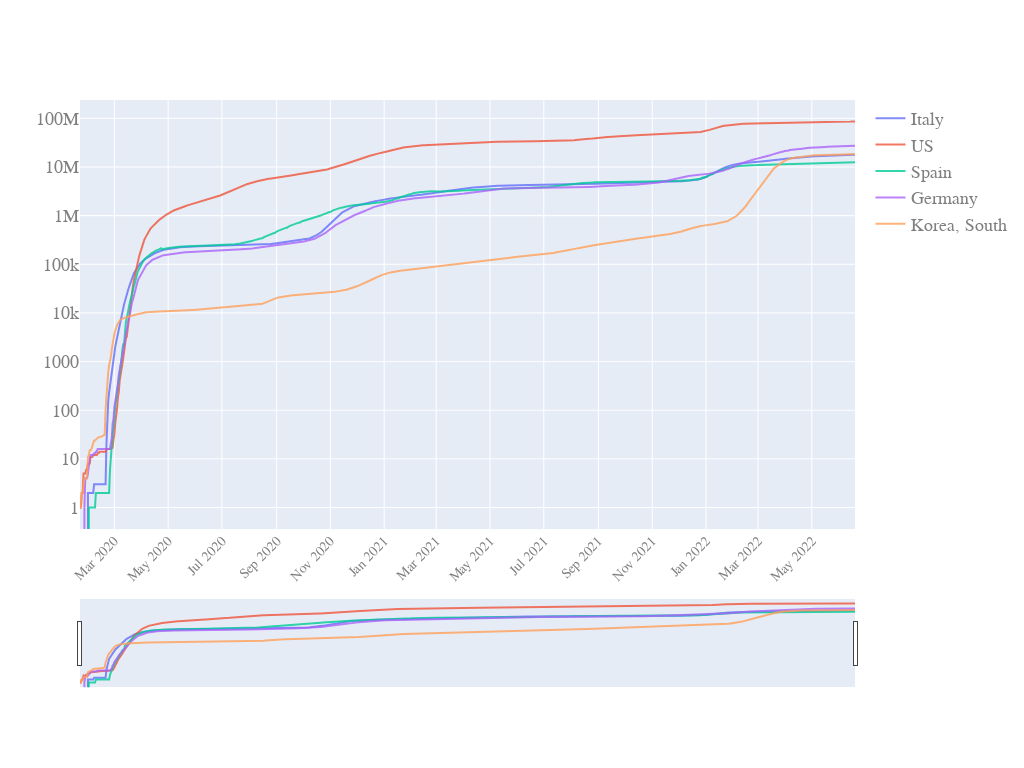

Notebook source saved alongside this figure:
### Code cell
quick_plot(df_analyse.date,
           df_analyse.iloc[:,1:],
           y_scale='log',
           slider=True)

### Figure 1 — Plotly figure (JSON) as saved in the notebook; plotly's stock layout.template omitted (floating-point values rounded to 4 significant figures; data arrays with more than 128 entries replaced by an {"elided": "..."} marker saying what was removed)
{"data": [{"name": "Italy", "opacity": 0.8, "type": "scatter", "x": {"elided": "880 str values"}, "y": {"elided": "880 int values"}}, {"name": "US", "opacity": 0.8, "type": "scatter", "x": {"elided": "880 str values"}, "y": {"elided": "880 int values"}}, {"name": "Spain", "opacity": 0.8, "type": "scatter", "x": {"elided": "880 str values"}, "y": {"elided": "880 int values"}}, {"name": "Germany", "opacity": 0.8, "type": "scatter", "x": {"elided": "880 str values"}, "y": {"elided": "880 int values"}}, {"name": "Korea, South", "opacity": 0.8, "type": "scatter", "x": {"elided": "880 str values"}, "y": {"elided": "880 int values"}}], "layout": {"autosize": true, "font": {"color": "#7f7f7f", "family": "PT Sans, monospace", "size": 18}, "height": 768, "width": 1024, "xaxis": {"nticks": 20, "rangeslider": {"visible": true}, "tickangle": -45, "tickfont": {"color": "#7f7f7f", "size": 14}}, "yaxis": {"type": "log"}}}
